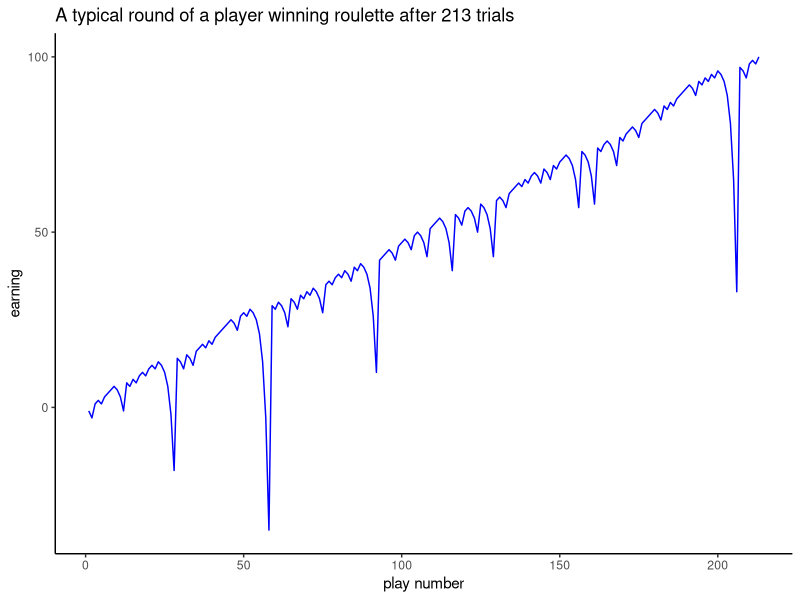
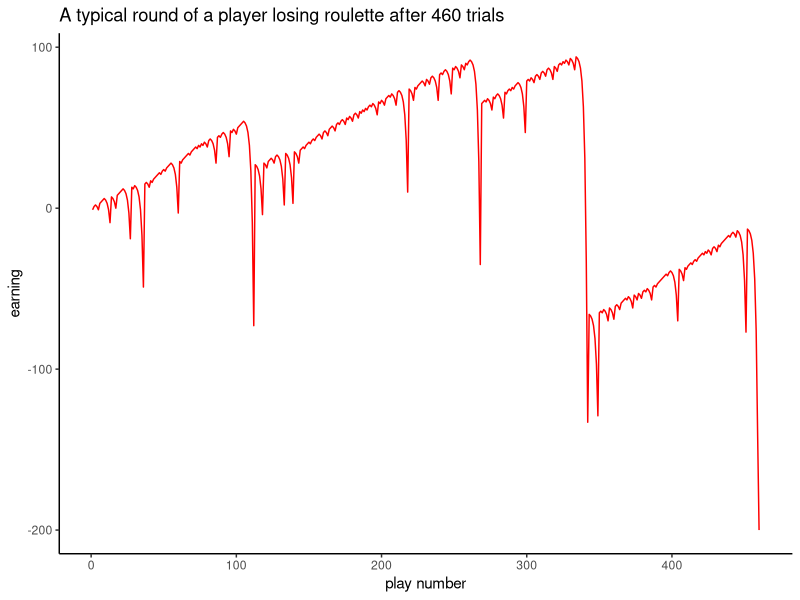
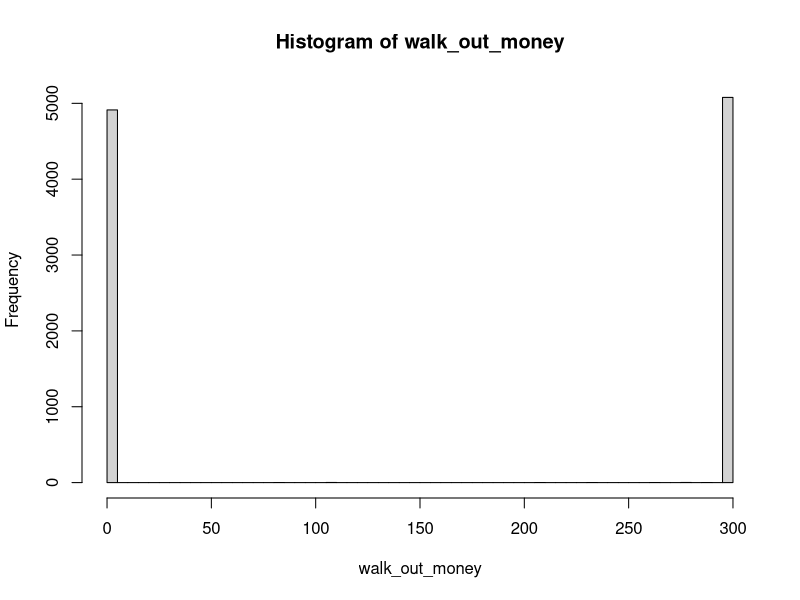
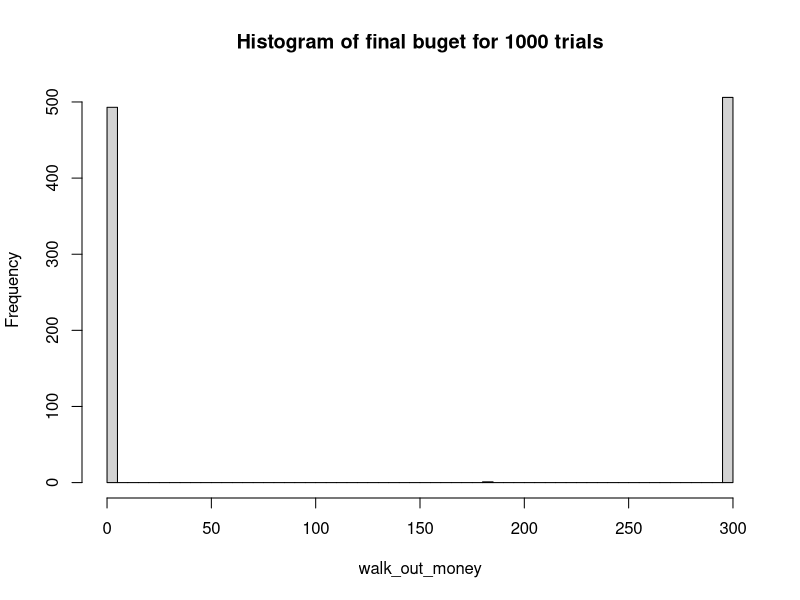

These figures' R source, in order: (Note: a time limit stopped this script after it produced the figures.)
## ---- chunk 1
knitr::opts_chunk$set(echo=TRUE, warning=FALSE, message=FALSE, cache=TRUE)
## ---- chunk 2
library(tidyverse)
## ---- chunk 3
#' A single play of the Martingale strategy
#'
#' Takes a state list, spins the roulette wheel, returns the state list with updated values (for example, budget, plays, etc)
#' @param state A list with the following entries: 
#'   B              number, the budget
#'   W              number, the budget threshold for successfully stoping
#'   L              number, the maximum number of plays 
#'   M              number, the casino wager limit
#'   plays          integer, the number of plays executed
#'   previous_wager number, the wager in the previous play (0 at first play)
#'   previous_win   TRUE/FALSE, indicator if the previous play was a win (TRUE at first play)
#' @return The updated state list
one_play <- function(state){
  
    # Wager
    proposed_wager <- ifelse(state$previous_win, 1, 2*state$previous_wager)
    wager <- min(proposed_wager, state$M, state$B)
    
    # Spin of the wheel
    red <- rbinom(1,1,18/38)
    
    # Update state
    state$plays <- state$plays + 1
    state$previous_wager <- wager
    if(red){
      # WIN
      state$B <- state$B + wager
      state$previous_win <- TRUE
    }else{
      # LOSE
      state$B <- state$B - wager
      state$previous_win <- FALSE
    }
  state
}


#' Stopping rule
#'
#' Takes the state list and determines if the gambler has to stop
#' @param state A list.  See one_play
#' @return TRUE/FALSE
stop_play <- function(state){
  if(state$B <= 0) return(TRUE)
  if(state$plays >= state$L) return(TRUE)
  if(state$B >= state$W) return(TRUE)
  FALSE
}


#' Play roulette to either bankruptcy, success, or play limits
#'
#' @param B number, the starting budget
#' @param W number, the budget threshold for successfully stopping
#' @param L number, the maximum number of plays 
#' @param M number, the casino wager limit
#' @return A vector of budget values calculated after each play.
one_series <- function(
    B = 200
  , W = 300
  , L = 1000
  , M = 100
){

  # initial state
  state <- list(
    B = B
  , W = W
  , L = L
  , M = M
  , plays = 0
  , previous_wager = 0
  , previous_win = TRUE
  )
  
  # vector to store budget over series of plays
  budget <- rep(NA, L)
  
  # For loop of plays
  for(i in 1:L){
    new_state <- state %>% one_play
    budget[i] <- new_state$B
    if(new_state %>% stop_play){
      return(budget[1:i])
    }
    state <- new_state
  }
  budget    
}

# helper function
get_last <- function(x) x[length(x)] 


# Earnings
# The code is modified to include a chart portraying the earnings over the course of one playing session
set.seed(1)
earning <- one_series(B = 200, W = 300, L = 1000, M = 100) - 200
x <- 1:length(earning)
new_df <- data.frame(x = x, earning = earning)
ggplot(new_df) + geom_line(aes(x = x, y = earning), color = 'blue') + labs(title = sprintf("A typical round of a player winning roulette after %d trials", length(earning)), x = "play number", y = "earning") + theme_classic()

set.seed(5)
earning <- one_series(B = 200, W = 300, L = 1000, M = 100) - 200
x <- 1:length(earning)
new_df <- data.frame(x = x, earning = earning)
ggplot(new_df) + geom_line(aes(x = x, y = earning), color = 'red') + labs(title = sprintf("A typical round of a player losing roulette after %d trials", length(earning)), x = "play number", y = "earning") + theme_classic()

# Simulation
walk_out_money <- rep(NA, 10000)
play_length <- rep(NA, 10000)
for(j in seq_along(walk_out_money)){
  round <- one_series(B = 200, W = 300, L = 1000, M = 100)
  walk_out_money[j] <- round %>% get_last
  play_length[j] <- length(round) # calculating the length of wagers for each round
}

# Walk out money distribution
hist(walk_out_money, breaks = 100)

# Estimated probability of walking out with extra cash
sprintf("The probability of winning is: %.2f", mean(walk_out_money > 200))

# Estimated earnings
sprintf("The estimated earnings for using Martingale's strategy is: %.2f", mean(walk_out_money - 200))

# Estimated number of plays 
sprintf("The average number of plays before stopping is: %.2f", mean(play_length))## average number of plays
## ---- chunk 4
simulate <- function(plays) {
  walk_out_money <- rep(NA, plays)
  for(j in seq_along(walk_out_money)){
    walk_out_money[j] <- one_series(B = 200, W = 300, L = 1000, M = 100) %>% get_last
  }

  # Walk out money distribution
  hist(walk_out_money, breaks = 100, main = sprintf("Histogram of final buget for %d trials", plays))
  sprintf("After using Martingale's strategy for %d trials, the probability of winning is: %.2f and the estimated earnings is: %.2f", plays, mean(walk_out_money > 200), mean(walk_out_money - 200))
}

simulate(1000)
simulate(5000)
simulate(15000)
## ---- chunk 5

walk_out_money <- rep(NA, 10000)
play_length <- rep(NA, 10000)
# changing the budget to 300 dollars and maximum earnings to 150 dollars
for(j in seq_along(walk_out_money)){
  round <- one_series(B = 300, W = 450, L = 1000, M = 150)
  walk_out_money[j] <- round %>% get_last
  play_length[j] <- length(round) # calculating the length of wagers for each round
}

# Walk out money distribution
hist(walk_out_money, breaks = 100)

# Estimated probability of walking out with extra cash
sprintf("The probability of winning is: %.2f", mean(walk_out_money > 300))

# Estimated earnings
sprintf("The estimated earnings for using Martingale's strategy is: %.2f", mean(walk_out_money - 300))
## ---- chunk 6

walk_out_money <- rep(NA, 10000)
play_length <- rep(NA, 10000)
# changing the budget to 100 dollars and maximum earnings to 50 dollars
for(j in seq_along(walk_out_money)){
  round <- one_series(B = 100, W = 150, L = 1000, M = 50)
  walk_out_money[j] <- round %>% get_last
  play_length[j] <- length(round) # calculating the length of wagers for each round
}

# Walk out money distribution
hist(walk_out_money, breaks = 100)

# Estimated probability of walking out with extra cash
sprintf("The probability of winning is: %.2f", mean(walk_out_money > 100))

# Estimated earnings
sprintf("The estimated earnings for using Martingale's strategy is: %.2f", mean(walk_out_money - 100))
